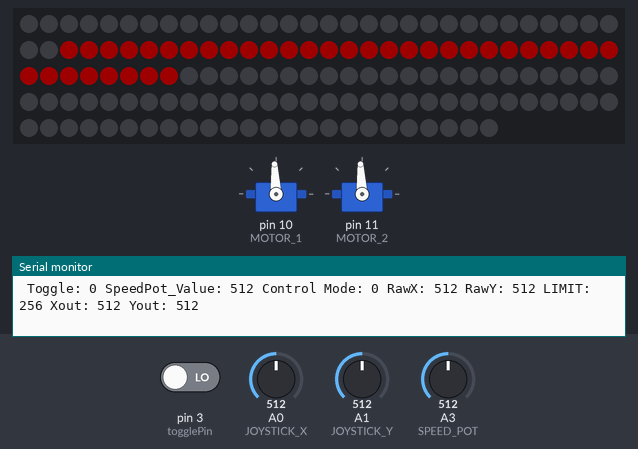
A sketch run on a simulated Arduino Uno, built with avr-gcc and run on an emulated ATmega328P. Shown: 2 × servo, 144 RGB LEDs in strip order, left to right, continuing on the next row, the last lines printed to the serial monitor. Inputs (shaded band) come from the test bench; at power-on: A0 (JOYSTICK_X) = 512, A1 (JOYSTICK_Y) = 512, A3 (SPEED_POT) = 512, pin 3 (togglePin) LOW. Dim RGB values are drawn brighter than linear.

Above: at 1.79 s.
1.8 s: A0 (JOYSTICK_X) set to 716
At 1.91 s:
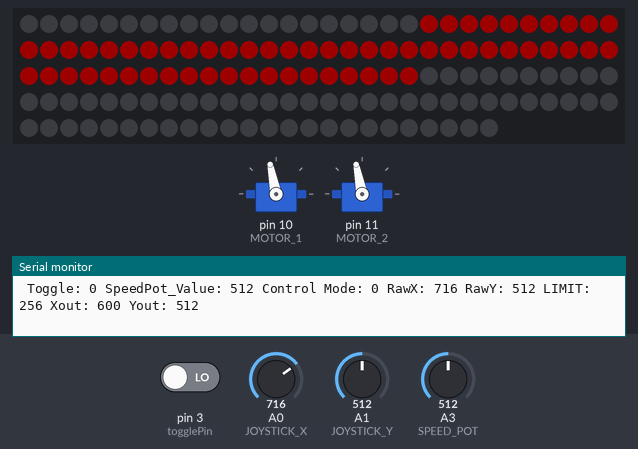
3.4 s: A1 (JOYSTICK_Y) set to 716
At 3.73 s:
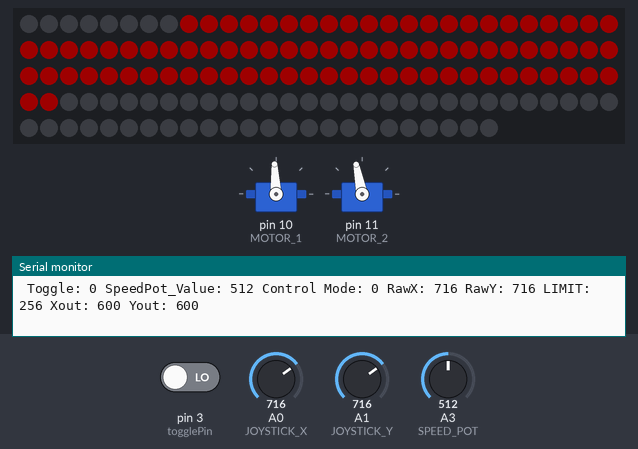
5.0 s: A1 (JOYSTICK_Y) set to 1023
At 5.04 s:
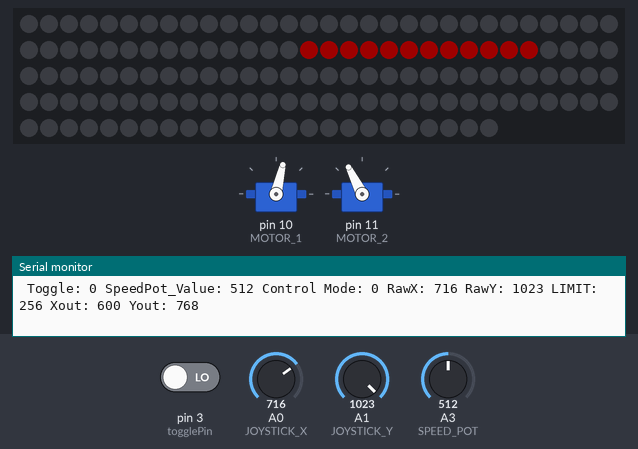
6.7 s: A3 (SPEED_POT) set to 716
At 6.86 s:
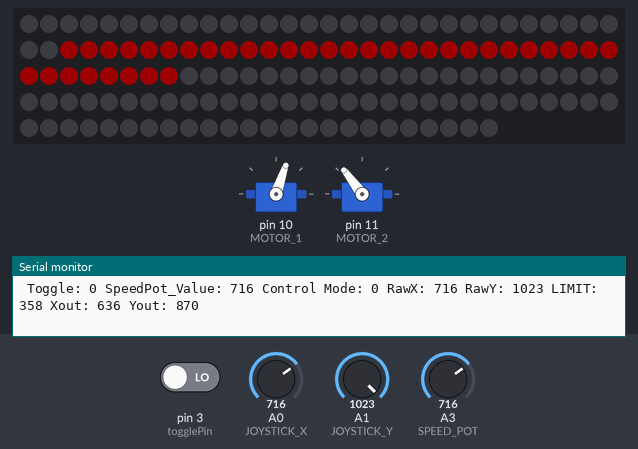
8.4 s: A0 (JOYSTICK_X) set to 900
At 8.55 s:
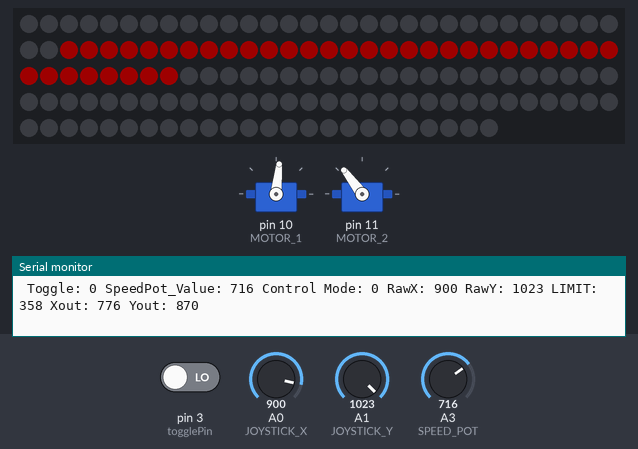
10.1 s: A3 (SPEED_POT) set to 1023
At 10.12 s:
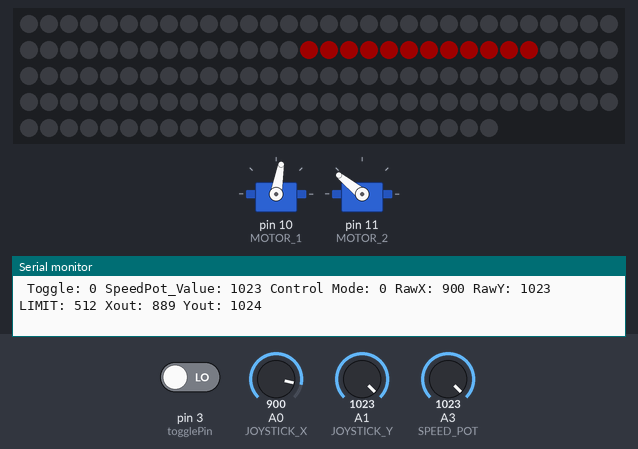
Timing chart, 0 to 12.8 s (numbered marks = the images above; inputs shaded):
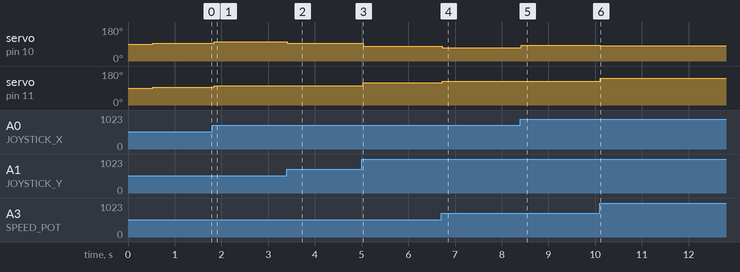

The sketch:

RGB_RC_OttoCode.ino
```cpp
// Otto's wheelchair code // in progress

#include <Adafruit_DotStar.h>
#include <Servo.h>

enum controlMode {childControl, parentControl};
controlMode driveMode = childControl;
boolean SPEED_POTENTIOMETER = true;

// Invert one or two of the motors
boolean INVERT_1 = true;
boolean INVERT_2 = false;
//boolean INVERT_2 = false;
//boolean INVERT_1 = true;

// Constants
int SPEED_LIMIT = 512; // Between 0-512, recomended 256 for talon SR's and wild thing motors

Servo servo;

int DEADBAND = 40; //150  // changed from 60
int DEADBAND_RC = 60;
int RAMPING = 1;
int REVERSE_PULSE    = 1000; // Talon SR is 1000
int FORWARD_PULSE    = 2000; // Talon SR is 2000

// Pins
// check pins
int JOYSTICK_X = A0;
int JOYSTICK_Y = A1;
int MOTOR_1    = 10;
int MOTOR_2    = 11;     // SWITCHED FROM 3 TO 11
int SPEED_POT  = A3;
int turnPin = 4;  // ch1
int throttlePin = 5;  // ch2
int togglePin = 3;  // ch3

int invertStickX = 1;
int invertStickY = 1;// comment

// #define NUMPIXELS 228// Number of LEDs in strip
#define ACTNUMPIXELS 144 // actual number of pixels for initializing strip
#define NUMPIXELS 100// Number of LEDs in strip
#define DATAPIN    9
#define CLOCKPIN   8
Adafruit_DotStar strip(ACTNUMPIXELS, DATAPIN, CLOCKPIN, DOTSTAR_BGR);

int led1 = NUMPIXELS / 2 -1; //first half of strip
int led2 = NUMPIXELS / 2; // second half of strip
int GROUPWIDTH = 6;
//double PULSEBRIGHTNESS = //HOW MUCH;

// Debug Over Serial - Requires a FTDI cable
boolean DEBUG = true;

// -----Don't Mess With Anything Past This Line-----

Servo motor1;
Servo motor2;

void lights_green ()
{
    debug("green", 1);
    strip.fill(strip.Color(0, 50, 0));
    strip.show();
  }

  void lights_red()
  {
    debug("red", 1);
    strip.fill(strip.Color(50, 0, 0));
    strip.show();
  }

  void lights_yellow()
  {
    debug("yellow", 1);
    strip.fill(strip.Color(50, 50, 0));
    strip.show();
  }

  void patternChase()
  {
    // second half of strip
    led2 = led2 + GROUPWIDTH;

    for(int i = led2 - GROUPWIDTH; i < led2; i++)
    {
      strip.setPixelColor(i, 30, 0, 0);
    }
    // first half of strip
    led1 = led1 - GROUPWIDTH;

    for(int i = led1 + GROUPWIDTH; i > led1; i--)
    {
      strip.setPixelColor(i, 30, 0, 0);
    }

    strip.show();

    if(led2 >= NUMPIXELS)
    {
      led2 = NUMPIXELS /2;
      strip.clear();
    }

    if(led1 <= 0)
    {
      led1 = NUMPIXELS /2 - 1;
      strip.clear();
    }
  }

//  void lightPulse()
//  {
//    strip.fill(strip.Color(50, 0, 0));
//
//    for(double )
//
//    //take inthe pulse brightness and subtract 1 each time till it gets to 0 the add till 50 loop
//  }

void setup() {
  while (!Serial);  // required for Flora & Micro
  delay(500);
  Serial.begin(115200);
  pinMode(JOYSTICK_X, INPUT);
  pinMode(JOYSTICK_Y, INPUT);
  pinMode(turnPin, INPUT);
  pinMode(throttlePin, INPUT);
  pinMode(togglePin, INPUT);
  motor1.attach(MOTOR_1);
  motor2.attach(MOTOR_2);
  strip.begin();
  if(SPEED_POTENTIOMETER){ pinMode(SPEED_POT, INPUT);}

//  if(DEBUG) Serial.begin(9600);
  Serial.println( F("OK!") );
}

void loop() {
  // int pulse_turn = pulseIn(turnPin, HIGH, 30000);
  // int pulse_throttle = pulseIn(throttlePin, HIGH, 30000);
  int pulse_toggle = pulseIn(togglePin, HIGH, 30000);

  // push values to serial monitor
  debug("Toggle", pulse_toggle);
  debug("SpeedPot_Value", analogRead(SPEED_POT));

   // chooses driveMode
   if(pulse_toggle < 1500){
    driveMode = childControl;
   }
   else{
    driveMode = parentControl;
   }

  if(driveMode == childControl){

    debug("Control Mode", driveMode);

    //Read from the joystick
    int x = invertStickX * analogRead(JOYSTICK_X);
    int y = invertStickY * analogRead(JOYSTICK_Y);
    debug("RawX", x);
    debug("RawY", y);

    //Zero values within deadband
    if(abs(512-x)<DEADBAND) x = 512;
    if(abs(512-y)<DEADBAND) y = 512;

    //Map values outside deadband to inside deadband
    if(x>512) x = map(x, 512+DEADBAND, 1023, 512, 1023);
    else if (x<512) x = map(x, 0, 512-DEADBAND, 0, 512);
    if(y>512) y = map(y, 512+DEADBAND, 1023, 512, 1023);
    else if(y<512) y = map(y, 0, 512-DEADBAND, 0, 512);

    //Establish a speed limit
    int limit = SPEED_LIMIT;
    if(SPEED_POTENTIOMETER) limit = map(analogRead(SPEED_POT), 0, 1023, 0, SPEED_LIMIT);
    debug("LIMIT", limit);

    //Map speeds to within speed limit
    x = map(x, 0, 1023, 512-limit, 512+limit);
    y = map(y, 0, 1023, 512-limit, 512+limit);
    debug("Xout", x);
    debug("Yout", y);

    int moveValue = 0;
    moveValue = y - 512;

    int rotateValue = 0;
    rotateValue = x - 512;

    arcadeDrive(moveValue, rotateValue);

    debugF();

  }
  else if( driveMode == parentControl){

    debug("Control Mode", driveMode);

    //Read from the RC
    int x = pulseIn(turnPin, HIGH, 30000);
    int y = pulseIn(throttlePin, HIGH, 30000);
    debug("RawX", x);
    debug("RawY", y);

    //Map values outside deadband to inside deadband
    if(x>1500+DEADBAND_RC) x = map(x, 1500+DEADBAND_RC, 2000, 512, 1023);
    else if (x<1500-DEADBAND_RC) { x = map(x, 950, 1500-DEADBAND_RC, 0, 512); }
    else {x = 512;}
    if(y>1500+DEADBAND_RC) y = map(y, 1500+DEADBAND_RC, 2000, 512, 1023);
    else if(y<1500-DEADBAND_RC) { y = map(y, 950, 1500-DEADBAND_RC, 0, 512); }
    else {y = 512;}

    //Establish a speed limit
    int limit = SPEED_LIMIT;
    if(SPEED_POTENTIOMETER) limit = map(analogRead(SPEED_POT), 0, 1023, 0, SPEED_LIMIT);
    debug("LIMIT", limit);

    //Map speeds to within speed limit
    x = map(x, 0, 1023, 512-limit, 512+limit);
    y = map(y, 0, 1023, 512-limit, 512+limit);
    debug("Xout", x);
    debug("Yout", y);

    int moveValue = 0;
    moveValue = y - 512;

    int rotateValue = 0;
    rotateValue = x - 512;

    arcadeDrive(moveValue, rotateValue);

    debugF();

  }

  delay(20); //Make loop run approximately 50hz

}

void arcadeDrive(int moveValue, int rotateValue) {
  int leftMotorSpeed = 0;
  int rightMotorSpeed = 0;

  if (moveValue > 0.0) {
      if (rotateValue > 0.0) {
        leftMotorSpeed = moveValue - rotateValue;
        rightMotorSpeed = max(moveValue, rotateValue);
      } else {
        leftMotorSpeed = max(moveValue, -rotateValue);
        rightMotorSpeed = moveValue + rotateValue;
      }
    } else {
      if (rotateValue > 0.0) {
        leftMotorSpeed = -max(-moveValue, rotateValue);
        rightMotorSpeed = moveValue + rotateValue;
      } else {
        leftMotorSpeed = moveValue - rotateValue;
        rightMotorSpeed = -max(-moveValue, -rotateValue);
      }
    }
    drive(map(leftMotorSpeed, -512, 512, 0, 1023), map(rightMotorSpeed, -512, 512, 0, 1023));
}

int prevLeft = 500;
int prevRight = 500;

void drive(int left, int right){
  int speed1 = map(left, 0, 1023, 0, FORWARD_PULSE-REVERSE_PULSE);
  if(speed1>prevLeft+RAMPING) speed1=speed1+RAMPING;
  else if(speed1<prevLeft-RAMPING) speed1=speed1-RAMPING;
  if(INVERT_1) motor1.write(FORWARD_PULSE-speed1);
  else motor1.write(REVERSE_PULSE+speed1);
  prevLeft = speed1;

  int speed2 = map(right, 0, 1023, 0, FORWARD_PULSE-REVERSE_PULSE);
  if(speed2>prevLeft+RAMPING) speed2=speed2+RAMPING;
  else if(speed2<prevLeft-RAMPING) speed2=speed2-RAMPING;
  if(INVERT_2) motor2.write(FORWARD_PULSE-speed2);
  else motor2.write(REVERSE_PULSE+speed2);
  prevRight = speed2;

  /*if(speed1 + speed2 < 0)
  {
    lights_yellow();
  }
  else if (speed1 + speed2 > 0)
  {
    lights_green();
  }
  else
  {
    lights_red();
  }*/

  if(speed1 != 0 || speed2 != 0 )
  {
    patternChase();
    //lights_red();
  }else
  {
    lights_red();
  }

  //lights_red();
}

void debug(String s, int value){
  // form of values in the serial monitor comment
  if(DEBUG){
    Serial.print(" ");
    Serial.print(s);
    Serial.print(": ");
    Serial.print(value);
  }
}
void debugF(){
  if(DEBUG){
    Serial.println("");
  }
}
```

Measured:
- after the input at 1.8 s, servo on pin 10 (MOTOR_1), servo on pin 11 (MOTOR_2): 93° → 101° after 0.05 s
- after the input at 3.4 s, servo on pin 10 (MOTOR_1): 101° → 93° at once
- after the input at 5.0 s, servo on pin 10 (MOTOR_1): 93° → 77° at once; servo on pin 11 (MOTOR_2): 101° → 117° at once
- after the input at 6.7 s, servo on pin 10 (MOTOR_1): 77° → 71° at once; servo on pin 11 (MOTOR_2): 117° → 127° at once
- after the input at 8.4 s, servo on pin 10 (MOTOR_1): 71° → 84° at once
- after the input at 10.1 s, servo on pin 10 (MOTOR_1): 84° → 80° at once; servo on pin 11 (MOTOR_2): 127° → 141° at once
